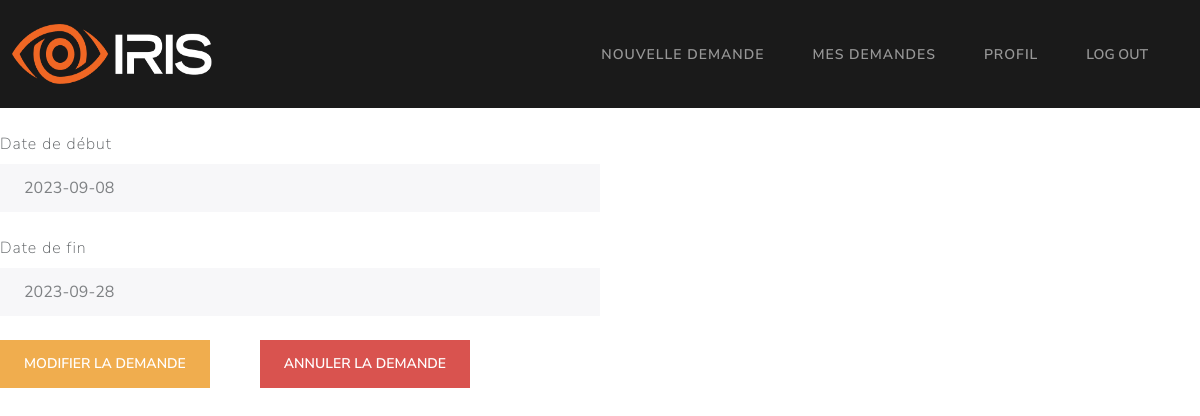
The app's page /employé/demande/1, older data.
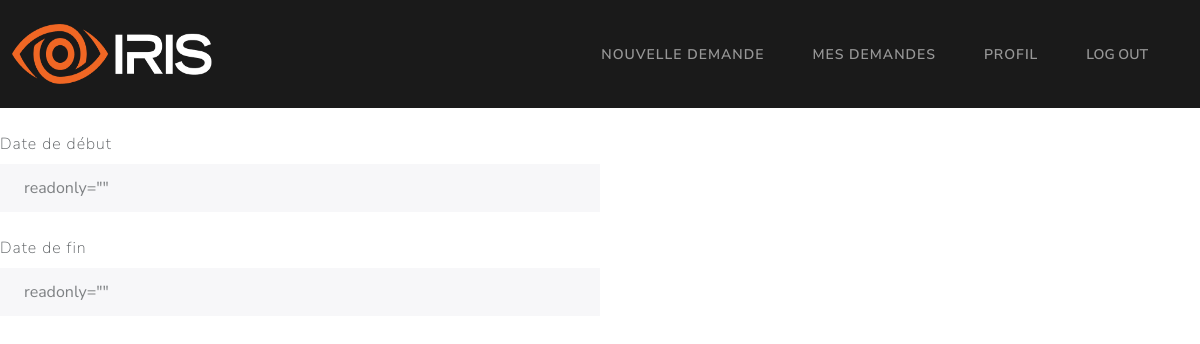
The same page, newer data.
### Models/models.py (models this page shows, shortened)
class demandeCongé(db.Model):
    id = db.Column(db.Integer, primary_key=True)
    date_debut = db.Column(db.String, unique=False, nullable=False)
    date_fin = db.Column(db.String, unique=False, nullable=False)
    statut = db.Column(db.String, unique=False, nullable=False)
    employee_matricule = db.Column(db.String, unique=False, nullable=False)

### app.py (the view)
@app.route("/employé/demande/<int:id>")
def demande(id):
	return getDemande(id)

### Controllers/demandeController.py (called while the page is built)
def getDemande(id):
    try:
        demande = demandeCongé.query.filter_by(id=id).first()
        return render_template('/user/demande.html', demande=demande)
    except Exception as e:
        return render_template('/user/demande.html', error=str(e))

### templates/user/demande.html
{% extends '/user/base.html' %} {% block title %} Demande {% endblock %} {%
block content %}
<div class="form-group">
  <label class="form-label mt-4" for="readOnlyInput">Date de début</label>
  <input
    class="form-control"
    id="readOnlyInput"
    type="text"
    placeholder={{
    demande.date_debut
    }}
    readonly=""
  />
</div>
<div class="form-group">
  <label class="form-label mt-4" for="readOnlyInput">Date de fin</label>
  <input
    class="form-control"
    id="readOnlyInput"
    type="text"
    placeholder={{
    demande.date_fin
    }}
    readonly=""
  />
</div>
<br />
{% if demande.statut == 'Processing' %}
<button
  style="float: left; margin-right: 50px"
  class="btn btn-warning"
  onclick="window.location='demande/{{ demande.id }}/edit';"
>
  Modifier la demande
</button>
<form action="/employé/demande/{{ demande.id }}/delete" method="POST">
  <button type="Submit" class="btn btn-danger">Annuler la demande</button>
</form>
{% endif %} {{ error }} {% endblock %}

### templates/user/base.html (shortened to what this page needs)
<!DOCTYPE html>
<html>
  <head>
    <link rel="stylesheet" href="{{ url_for('static', filename='bootstrap.css') }}" />
  </head>
  <body>
    <nav class="navbar navbar-expand-lg bg-primary" data-bs-theme="dark">
      <div class="container-fluid">
        <div>
            <img src="/static/g22.png" width="200" height="60">
        </div>
        <div class="collapse navbar-collapse" id="navbarColor01">
          <ul class="navbar-nav me-auto">
            <li class="nav-item">
              <a class="nav-link" href="nouvelle_demande">Nouvelle Demande</a>
            </li>
            <li class="nav-item">
              <a class="nav-link" href="mes_demandes">Mes Demandes</a>
            </li>
            <li class="nav-item">
              <a class="nav-link" href="home">Profil</a>
            </li>
            <li class="nav-item">
              <button type="Submit" form="myForm" class="nav-link">LOG OUT</a>
            </li>
          </ul>
        </div>
      </div>
    </nav>
    {% block content %} {% endblock %}
  </body>
</html>

Row changes from the older to the newer data that the page shows:
removed demandeCongé: date_debut "2023-09-08", date_fin "2023-09-28"
Text that changed along with them:
text no longer shown: "MODIFIER LA DEMANDE ANNULER LA DEMANDE"
